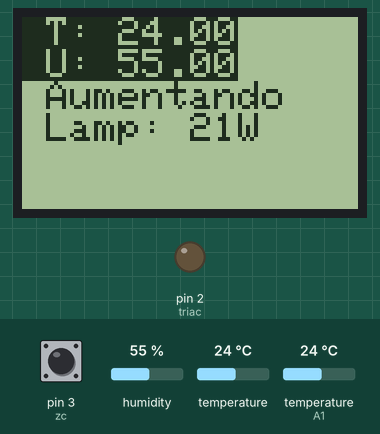
Simulated run of this sketch. Board: Arduino Uno, built with avr-gcc and run on an emulated ATmega328P. Shown: 84×48 one-colour display, output pins drawn as LEDs (lit = HIGH). Inputs (shaded band) come from the test bench; at power-on: temperature 24 °C, pin 3 (zc) HIGH, humidity 55 %, temperature (sensor on A1) 24 °C. What the sketch prints to the serial monitor is not drawn.

Above: at 1.2 s.
1.3 s: temperature (sensor 0) set to 41 °C
At 2.9 s:
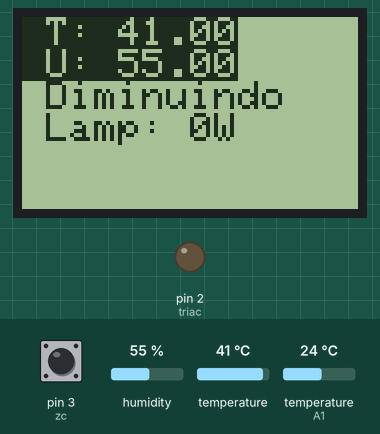
3.2 s: temperature (sensor 0) set to 12 °C
6.2 s: temperature (sensor 0) set to 19 °C
At 9.7 s:
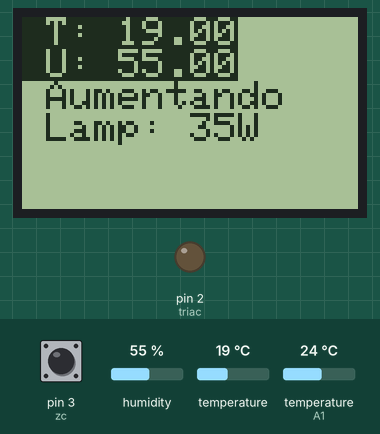
Timing chart, 0 to 11.2 s (numbered marks = the images above; inputs shaded):
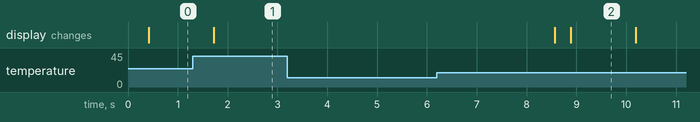

The sketch:

chocadeiraPID.ino
```cpp
//Chocadeira caseira feita com arduino utilizando controle PID.
//Código implementado por Pedro Henrique Knup facebook.com/pedroknup
//Nov/2016


#include <Adafruit_GFX.h>
#include <Adafruit_PCD8544.h>
#include <Wire.h>
#include <Adafruit_BMP085.h>
#include <TimerOne.h>
#include "PID_v1.h"


#include <dht.h>
#define dht_dpin A1 //Pino DATA do Sensor ligado na porta Analogica A1
dht DHT; //Inicializa o sensor

Adafruit_PCD8544 display = Adafruit_PCD8544(8,7,6,5,4);
Adafruit_BMP085 bmp;
int triac = 2; // Triac: pino D2
int pot = A5;  // Potenciometro: pino A5
int zc = 3;    // Detetor de zero: pino D3
int comparativo = 400;
volatile int t1=0;
int t;
int RECV_PIN = 11;


int POT=0;
unsigned long valorcode;
unsigned long repetir;
int incremento = 200;
int a=1;
int estado=1;
int comando;
int b=1;

int delayv = 2500;


bool passou = true;
int  grau = 0;
double variacao = 0;
double variancia = 100;
double temperatura = 0;
bool primeiro = true;
String estadoo="Desligado";
int ultimo  = 0;
int umidadedelay = 5;
int tempoa = 125;
bool mantendo=false;
int contmantendo = 0;
bool mudou = false;

#define kp 20
#define ki 2
#define kd  0

double SetPoint = 37.9;
double PresentValue, ManipulatedValue;

PID pid(&PresentValue, &ManipulatedValue, &SetPoint, kp, ki, kd, DIRECT);

volatile int power = 100;
// Tempo entre a deteccao de zero e o acionamento do triac
int time;


void setup()
{
  // Inicializa os pinos como entrada ou saida
  if (!bmp.begin()) {
  Serial.println("Could not find a valid BMP085 sensor, check wiring!");

  }
  t=millis();
  DHT.read11(dht_dpin);
  pinMode(triac, OUTPUT);
  pinMode(pot, INPUT);
  pinMode(zc, INPUT_PULLUP); //Entrada para deteccao de passagem por zero da rede eletrica.
  Serial.begin(9600); // Liga a serial
  digitalWrite(RECV_PIN,HIGH);

  attachInterrupt(1, passagem_por_zero, FALLING);
  noInterrupts();
  digitalWrite(triac,LOW);
  POT=analogRead(pot);
  refresh_temporizacao_Triac();
  interrupts();


  display.begin();
  display.setContrast(35); //Ajusta o contraste do display
  display.clearDisplay();   //Apaga o buffer e o display
  display.setTextSize(1);  //Seta o tamanho do texto
  display.setTextColor(BLACK); //Seta a cor do texto
  display.setCursor(0,0);  //Seta a posição do cursor
  display.println("Chocadeira");

  //Texto invertido - Branco com fundo preto
  display.setTextColor(WHITE, BLACK);
display.println("");
  display.println("ARDUINO");

  display.setTextSize(2);
  display.setTextColor(BLACK);
  display.print("v1.0");
  display.display();

  pid.SetOutputLimits(150, 950);
  pid.SetMode(AUTOMATIC);

  t=millis();

}


void loop()
{


  if ((millis()-t) > 5000)
  {
    if (umidadedelay == 5){
    DHT.read11(dht_dpin); //Lê as informações do sensor
      umidadedelay = 0;
    }
  if (temperatura>=37.6 && temperatura <= 37.9)
    estadoo="Estavel";
  else if (temperatura < 37.6)
    estadoo="Aumentando";
  else
    estadoo="Diminuindo";
   display.clearDisplay();   //Apaga o buffer e o display
  display.setTextSize(1);  //Seta o tamanho do texto
  display.setTextColor(BLACK); //Seta a cor do texto
  display.setCursor(0,0);  //Seta a posição do cursor
    if ((temperatura <37.5)||(temperatura > 37.9))
      display.setTextColor(WHITE, BLACK);
  display.print(" T: ");
  display.println(temperatura);
    display.setTextColor(BLACK);
  if ((DHT.humidity <65)||(DHT.humidity > 75)){
      display.setTextColor(WHITE, BLACK);
  }
  display.print(" U: ");
  display.println(DHT.humidity);
  display.setTextColor(BLACK);
  display.println(" " + estadoo);
    if (comparativo>970)
    comparativo = 950;


  int percent = map(comparativo, 150,950, 0,60);
  display.print(" Lamp: ");
  display.print(percent);
  display.println("W");


  display.display();
    t=millis();

  }

   temperatura = bmp.readTemperature();
  PresentValue=temperatura;
  pid.Compute();
  power = ManipulatedValue;
  comparativo = power;

  Serial.println(power);
  int umidadedelay = 0;


  delay(300);


  refresh_temporizacao_Triac();


}

void passagem_por_zero(void)
{
  Timer1.initialize(time);
  Timer1.attachInterrupt(dimmer);
}

void dimmer(void)
{
  if(estado==1)
  digitalWrite(triac,HIGH);
  delayMicroseconds(10);
  digitalWrite(triac, LOW);
  Timer1.stop();
  t1=time;
}

void refresh_temporizacao_Triac(void)
{
if(comparativo<150)
comparativo=150;
if(comparativo>970)
comparativo=970;
t = map(comparativo, 0, 1000 , 8333  , 0);
noInterrupts();
time=t;
interrupts();
}
```

Measured:
- after the input at 1.3 s, the display: changes after 0.42 s (image 1)
- after the input at 3.2 s, every drawn part: stays the same
